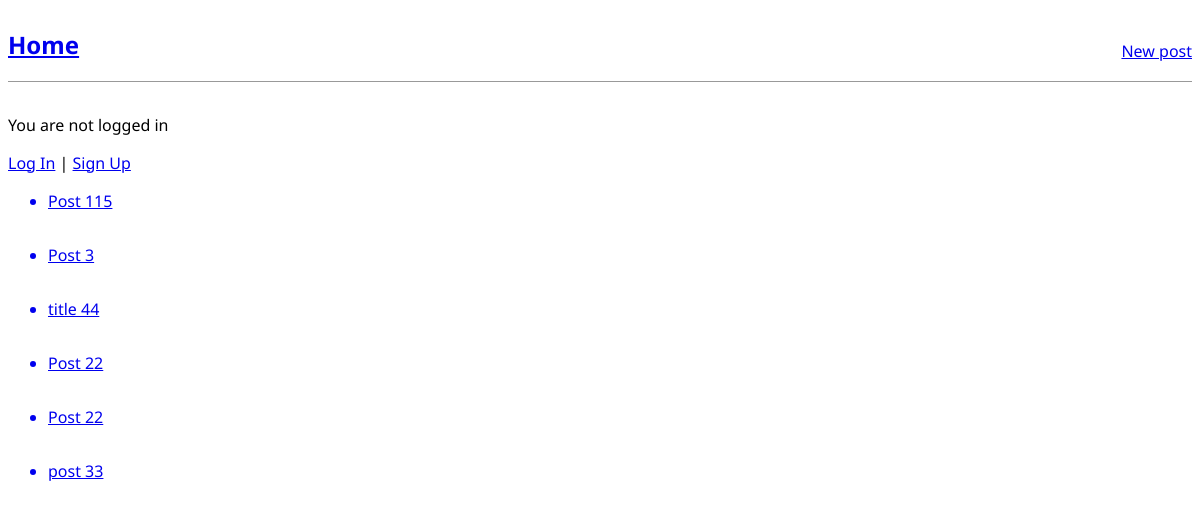
The page / on the database its author committed.
### blog/models.py (models this page shows, shortened)
class Post(models.Model):
    title = models.CharField(max_length=200)
    author = models.ForeignKey(
        "auth.User",
        on_delete=models.CASCADE,
    )
    body = models.TextField()

### blog/views.py (the view)
# urls.py: path("", PostListView.as_view(), name="home"),
class PostListView(ListView):
    model = Post
    template_name = "post_list.html"

### templates/post_list.html
{% extends "_base.html" %}
{% block content %}
    {% for post in post_list %}
        <div class="post-entry">
            <ul>
                <a href="{% url 'post_detail' post.pk %}"><li>{{ post.title }}</li></a>
            </ul>
        </div>
    {% endfor %}
{% endblock content %}

### static/css/base.css (style rules this page uses)
body { font-family: "Noto Sans", sans-serif; font-optical-sizing: auto; font-weight: 18 px; font-style: normal; font-variation-settings: "wdth" 100; }
.post-entry { margin-bottom: 2rem; }

### rows shown on the page
Post: title "Post 115"
Post: title "Post 3"
Post: title "title 44"
Post: title "Post 22"
Post: title "Post 22"
Post: title "post 33"
